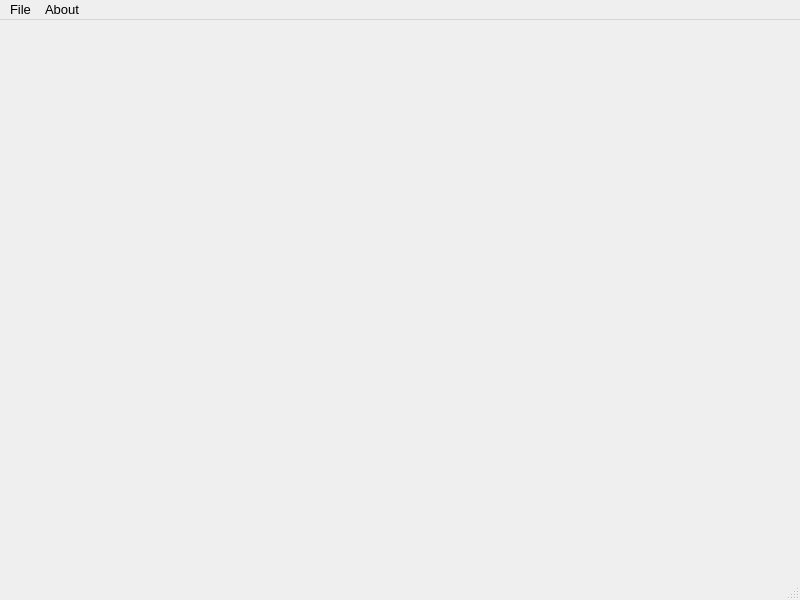
<?xml version="1.0" encoding="UTF-8"?>
<ui version="4.0">
 <class>MainWindow</class>
 <widget class="QMainWindow" name="MainWindow">
  <property name="enabled">
   <bool>true</bool>
  </property>
  <property name="geometry">
   <rect>
    <x>0</x>
    <y>0</y>
    <width>800</width>
    <height>600</height>
   </rect>
  </property>
  <property name="font">
   <font>
    <pointsize>10</pointsize>
    <bold>false</bold>
   </font>
  </property>
  <property name="windowTitle">
   <string>PDF Tools</string>
  </property>
  <widget class="QWidget" name="centralwidget"/>
  <widget class="QMenuBar" name="menubar">
   <property name="geometry">
    <rect>
     <x>0</x>
     <y>0</y>
     <width>800</width>
     <height>21</height>
    </rect>
   </property>
   <widget class="QMenu" name="menuFile">
    <property name="title">
     <string>File</string>
    </property>
    <addaction name="actionOpen"/>
   </widget>
   <widget class="QMenu" name="menuAbout">
    <property name="title">
     <string>About</string>
    </property>
    <addaction name="actionGitHub"/>
   </widget>
   <addaction name="menuFile"/>
   <addaction name="menuAbout"/>
  </widget>
  <widget class="QStatusBar" name="statusbar"/>
  <action name="actionOpen">
   <property name="text">
    <string>Open...</string>
   </property>
  </action>
  <action name="actionGitHub">
   <property name="text">
    <string>GitHub</string>
   </property>
  </action>
 </widget>
 <resources/>
 <connections/>
</ui>
